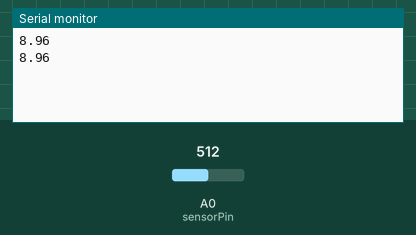
Bench run of a sketch on a simulated Arduino Uno, built with avr-gcc and run on an emulated ATmega328P. Shown: the last lines printed to the serial monitor. Inputs (shaded band) come from the test bench; at power-on: A0 (sensorPin) = 512.

Above: at 1.8 s.
1.9 s: A0 (sensorPin) set to 716
At 2.8 s:
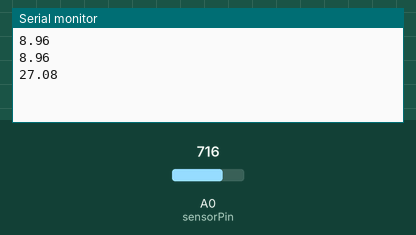
3.4 s: A0 (sensorPin) set to 900
At 4.4 s:
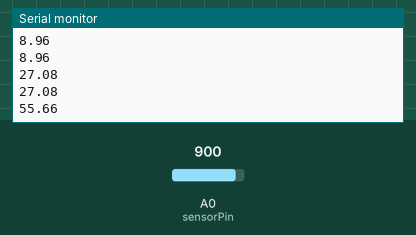
Timing chart, 0 to 6.4 s (numbered marks = the images above; inputs shaded):
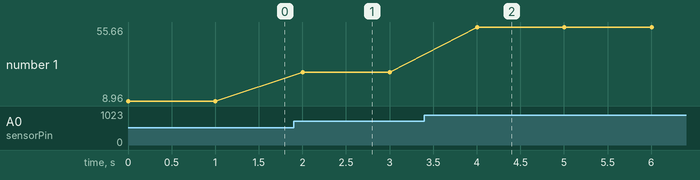

The sketch:

sketch.ino
```cpp
void setup(){
   Serial.begin(9600);
}

void loop(){
    int sensorPin = A0;
    float ADCres = 1023.;
    float beta = 3950;
    float kelvin = 273.15;
    float Rb = 10000;
    float Ginf = 120.6685;
    float Rterm = Rb * (ADCres / analogRead(sensorPin) - 1);
    float tempC = beta / (log(Rterm * Ginf));

    Serial.println(tempC - kelvin);
    delay(1000);
}
```

Measured:
- after the input at 1.9 s, the serial monitor: prints a new line after 0.10 s (image 1)
- after the input at 3.4 s, the serial monitor: prints a new line after 0.60 s (image 2)
- plotted number 1: 8.96 → 27.08 after the input at 1.9 s, 27.08 → 55.66 after the input at 3.4 s
